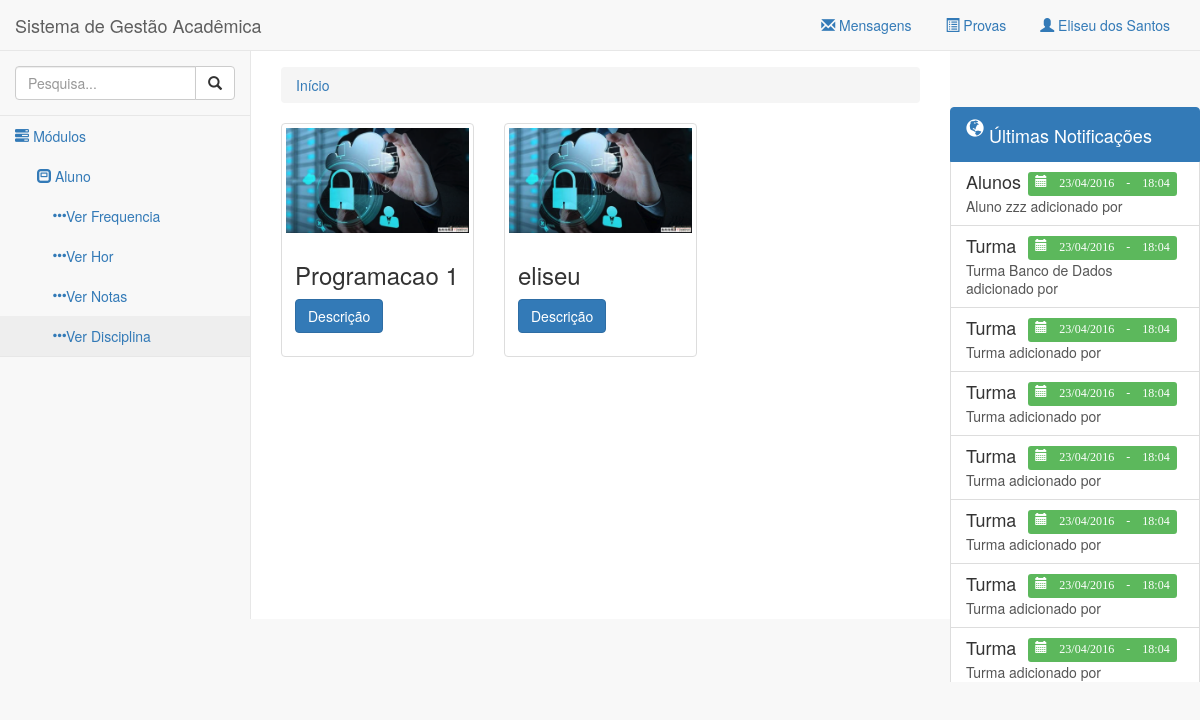
Page /admin/verDisciplina.php (signed in) on the earlier database version.
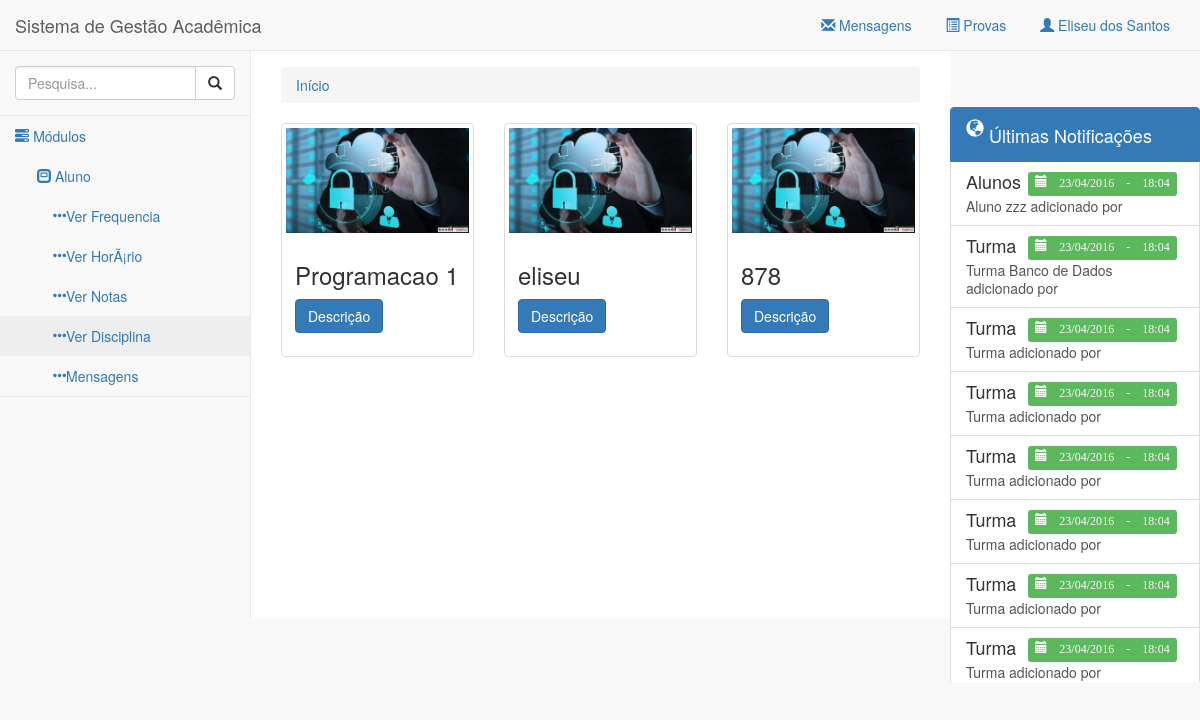
Same page on the later database version.
### tables this page shows
CREATE TABLE IF NOT EXISTS `cad_modulo` (
  `cd_modulo` bigint(20) NOT NULL,
  `nome_modulo` varchar(180) NOT NULL
);

CREATE TABLE IF NOT EXISTS `cad_submodulo` (
  `cd_submodulo` bigint(20) NOT NULL,
  `nome_submodulo` varchar(180) NOT NULL,
  `fonte` varchar(450) NOT NULL,
  `permissao` varchar(11) NOT NULL,
  `icone` varchar(180) NOT NULL
);

CREATE TABLE IF NOT EXISTS `notificacoes` (
  `cd_notificacao` bigint(20) NOT NULL,
  `cd_usuario` bigint(20) NOT NULL,
  `tp_notificacao` varchar(80) NOT NULL,
  `desc_notificacao` text NOT NULL,
  `dt_sistema` timestamp NOT NULL DEFAULT CURRENT_TIMESTAMP
);

CREATE TABLE IF NOT EXISTS `cad_disciplina` (
  `cd_curso` bigint(20) NOT NULL,
  `nome_disciplina` varchar(300) NOT NULL,
  `desc_disciplina` text NOT NULL,
  `cd_disciplina` int(11) NOT NULL
);

### classes/funcoes.class.php (called while the page is built, shortened)
<?php
include 'database.class.php';
include 'notificacoes.class.php';
class Funcoes {
  public static function geraHeader() {
    include 'partials/header.php';
  }
  public static function geraFooter($parametros = false) {
    include 'partials/footer.php';
  }
  public static function geraMenus() {
    include 'partials/navegacao.php';
  }
  public static function geraMenuTop() {
    include 'partials/menu_top.php';
  }
  public static function geraMenuEsquerda() {
    include 'partials/menu_esquerda.php';
  }
  public static function geraMenuDireita() {
    include 'partials/menu_direita.php';
  }
  public static function geraBreadCrumb() {
    include 'partials/breadcrumb.php';
  }
}

### classes/database.class.php (called while the page is built, shortened)
<?php
class Database {
  private $mysql;
  private $query;
  public function __construct() {
    $this->mysql = new mysqli('localhost', 'root','', 'sga');
  }
  protected function clearAttributes() {
    $not = array('last_query', 'operators', 'join_types');
    $attrs = get_object_vars($this);
  }
  public function result() {
    $data = array();
    if(!empty($this->query)) {
      while($result = mysqli_fetch_object($this->query)) {
        $data[] = (Object) array_map("utf8_encode", (Array) $result);
      }
    }
    return $data;
  }
  public function query($query, $escape = FALSE) {
    $escape = (!is_bool($escape)) ? TRUE : $escape;
    $this->query = $this->mysql->query($query);
    return $this;
  }
}

### classes/notificacoes.class.php (called while the page is built, shortened)
<?php
Class Notificacoes {
	public function getNotificacao() {
		$objetoSql = new Database();
		$resultado = $objetoSql->query('select * from notificacoes order by cd_notificacao DESC')->result();
		return $resultado;
	}
}

### classes/disciplina.class.php (called while the page is built, shortened)
<?php
Class Disciplina extends Funcoes {
  public function getTodasDisciplinas() {
    $objetoSql = new Database();
    $resultado = $objetoSql->query('select * from cad_disciplina')->result();
    return $resultado;
  }
}

### admin/partials/menu_direita.php (the view, shortened to what this page needs)
<?php
$objetonotificacoes = new Notificacoes();
$notificacoes = $objetonotificacoes->getNotificacao();
?>
<div class="navbar-default sidebar-right" role="navigation">
  <div class="list-group">
  	<a href="#" class="list-group-item active">
	    <h4 class="list-group-item-heading"><span class="glyphicon glyphicon-globe"></span> Últimas Notificações</h4>
	  </a>
    <?php
      foreach ($notificacoes as $notificacao) : ?>
      	<a href="#" class="list-group-item notificacao">
      		<h4 class="list-group-item-heading"><?= $notificacao->tp_notificacao; ?>
            <span class="label label-success data-notificacao pull-right">
              <span class="glyphicon glyphicon-calendar"> <?= date('d/m/Y', strtotime($notificacao->dt_sistema)) . ' - '. date('H:m', strtotime($notificacao->dt_sistema)); ?></span>
          </h4>
      		<p class="list-group-item-text"><?= $notificacao->desc_notificacao; ?>
      		</p>
    		</a>
      <?php endforeach; ?>
	</div>
</div>

### admin/partials/header.php (shortened to what this page needs)
<!DOCTYPE html>
<html lang="pt-br">
<head>
  <link href="../assets/css/bootstrap.min.css" rel="stylesheet">
  <link href="../assets/css/sb-admin-2.css" rel="stylesheet">
  <link href="../assets/css/admin.css" rel="stylesheet">
  <link href="../assets/css/mensagens.css" rel="stylesheet">
</head>
<body data-alert="<?= (isset($_SESSION['mensagem'])) ? $_SESSION['mensagem'] : ''; ?>">
  <div id="conteudo">

### admin/partials/navegacao.php (shortened to what this page needs)
<nav class="navbar navbar-default navbar-static-top" role="navigation" style="margin-bottom: 0">
  <?php
    Funcoes::geraMenuTop();
    Funcoes::geraMenuEsquerda();
    Funcoes::geraMenuDireita();
  ?>
<?php Funcoes::geraBreadCrumb(); ?>

### admin/partials/menu_top.php (shortened to what this page needs)
<div class="navbar-header">
  <a class="navbar-brand">Sistema de Gestão Acadêmica</a>
</div>
<ul class="nav navbar-top-links navbar-right">
  <li class="dropdown">
    <a class="dropdown-toggle" data-toggle="dropdown" href="#">
        <i class="glyphicon glyphicon-envelope"></i> Mensagens
    </a>
  </li>
  <li class="dropdown">
    <a class="dropdown-toggle" data-toggle="dropdown" href="#">
      <i class="glyphicon glyphicon-list-alt"></i> Provas
    </a>
  </li>
  <li class="dropdown">
    <a class="dropdown-toggle" data-toggle="dropdown" href="#">
      <i class="glyphicon glyphicon-user"></i> <?= (isset($_SESSION['administrador'])) ? $_SESSION['administrador'] : $_SESSION['nome']; ?>
    </a>
  </li>
</ul>

### admin/partials/menu_esquerda.php (shortened to what this page needs)
<div class="navbar-default sidebar" role="navigation">
  <div class="sidebar-nav navbar-collapse">
    <ul class="nav" id="side-menu">
      <li class="sidebar-search">
        <div class="input-group custom-search-form">
          <input type="text" class="form-control" placeholder="Pesquisa...">
          <span class="input-group-btn">
            <button class="btn btn-default" type="button">
              <i class="glyphicon glyphicon-search"></i>
            </button>
          </span>
        </div>
      </li>
      <li>
        <a href="#"><i class="glyphicon glyphicon-tasks"></i> Módulos</a>
        <ul class="nav nav-second-level">
          <?php
            $objetoModulos = new Database();
            $objetoModulos1 = new Database();
            $permissoes = $_SESSION['permissao'];
            $query_parts = array();
            foreach ($permissoes as $val) {
              $query_parts[] = "'%".$val."%'";
            }
            $string = implode(' OR cd_modulo LIKE ', $query_parts);
            $modulos = $objetoModulos->query("select * from cad_modulo where cd_modulo LIKE {$string}")->result();
            $query_parts = array();
            foreach ($permissoes as $val) {
                $query_parts[] = "'%".$val."%'";
            }
            $string = implode(' OR permissao LIKE ', $query_parts);
            $submodulos = $objetoModulos1->query("select * from cad_submodulo where permissao LIKE {$string}")->result();
            foreach ($modulos as $modulo) : ?>
              <li>
                <a href="#"><span class="glyphicon glyphicon-modal-window"></span> <?= $modulo->nome_modulo; ?></a>
                <?php if(isset($modulo->submodulos) && count($modulo->submodulos)) : ?>
                  <ul class="nav nav-third-level">
                  <?php foreach ($modulo->submodulos as $submodulo) : ?>
                    <li>
                      <a href="<?= $submodulo->fonte; ?>"><span class="glyphicon glyphicon-option-horizontal"></span><?= $submodulo->nome_submodulo; ?></a>
                    </li>
                    <?php endforeach; ?>
                  </ul>
                <?php endif; ?>
              </li>
          <?php endforeach; ?>
          </li>
        </ul>
      </div>
    </div>
  </div>

### admin/partials/breadcrumb.php
<div id="conteudo-pagina">
  <ol class="breadcrumb">
    <li><a href="index.php">Início</a></li>
  </ol>

### admin/verDisciplina.php
<?php
  include '../classes/funcoes.class.php';
  include '../classes/disciplina.class.php';
  Funcoes::geraHeader();
  Funcoes::geraMenus();
?>
<div class="row">
  <?php
    $objetoDisiplina = new Disciplina();
    foreach ($objetoDisiplina->getTodasDisciplinas() as $disciplina) : ?>
      <div class="col-sm-6 col-md-4">
        <div class="thumbnail">
          <img src="../assets/imagens/slide1.png" alt="...">
          <div class="caption">
            <h3><?= $disciplina->nome_disciplina; ?></h3>
            <p><button class="btn btn-primary desc-disciplina" data-disciplina="<?= $disciplina->cd_disciplina; ?>" type="button">Descrição</button>
          </div>
        </div>
      </div>
  <?php endforeach; ?>
</div>
 <?php Funcoes::geraFooter(); ?>

### admin/partials/footer.php (shortened to what this page needs)
    </div>
  </body>
</html>

### assets/css/sb-admin-2.css (style rules this page uses)
body { background-color: #f8f8f8; }
#conteudo { width: 100%; }
#conteudo-pagina { padding: 0 15px; min-height: 568px; background-color: #fff; }
@media (min-width:768px) { #conteudo-pagina { position: inherit; margin: 0 250px 0 250px; padding: 16px 30px; border-left: 1px solid #e7e7e7; } }
.navbar-top-links { margin-right: 0; }
.navbar-top-links li { display: inline-block; }
.navbar-top-links li:last-child { margin-right: 15px; }
.navbar-top-links li a { padding: 15px; min-height: 50px; }
.sidebar .sidebar-nav.navbar-collapse { padding-right: 0; padding-left: 0; }
.sidebar .sidebar-search { padding: 15px; }
.sidebar ul li { border-bottom: 1px solid #e7e7e7; }
.sidebar ul li a.active { background-color: #eee; }
.sidebar .nav-second-level li, .sidebar .nav-third-level li { border-bottom: 0!important; }
.sidebar .nav-second-level li a { padding-left: 37px; }
.sidebar .nav-third-level li a { padding-left: 52px; }
@media (min-width:768px) { .sidebar { z-index: 1; position: absolute; width: 250px; margin-top: 51px; } }
@media (min-width:768px) { .sidebar-right { z-index: 1; position: absolute; width: 250px; margin-top: 51px; right: 0; } }

### assets/css/admin.css (style rules this page uses)
a:hover, a:visited, a:link, a:active { text-decoration: none; }
.glyphicon { cursor: pointer; }
.data-notificacao { margin-right: 7px; font-size: 67%; }
.list-group { margin-top: 5px; max-height: 575px !important; overflow: overlay !important; margin-bottom: 0px !important; }

### assets/css/mensagens.css (style rules this page uses)
.list-group-item span { display: inline-block; vertical-align: super; }

Differences in the rows shown:
changed cad_submodulo (number 2 of 5 on the later page): nome_submodulo "Ver Hor" → "Ver HorÃ¡rio"
added cad_submodulo: nome_submodulo "Mensagens"
added cad_disciplina: nome_disciplina "878"
